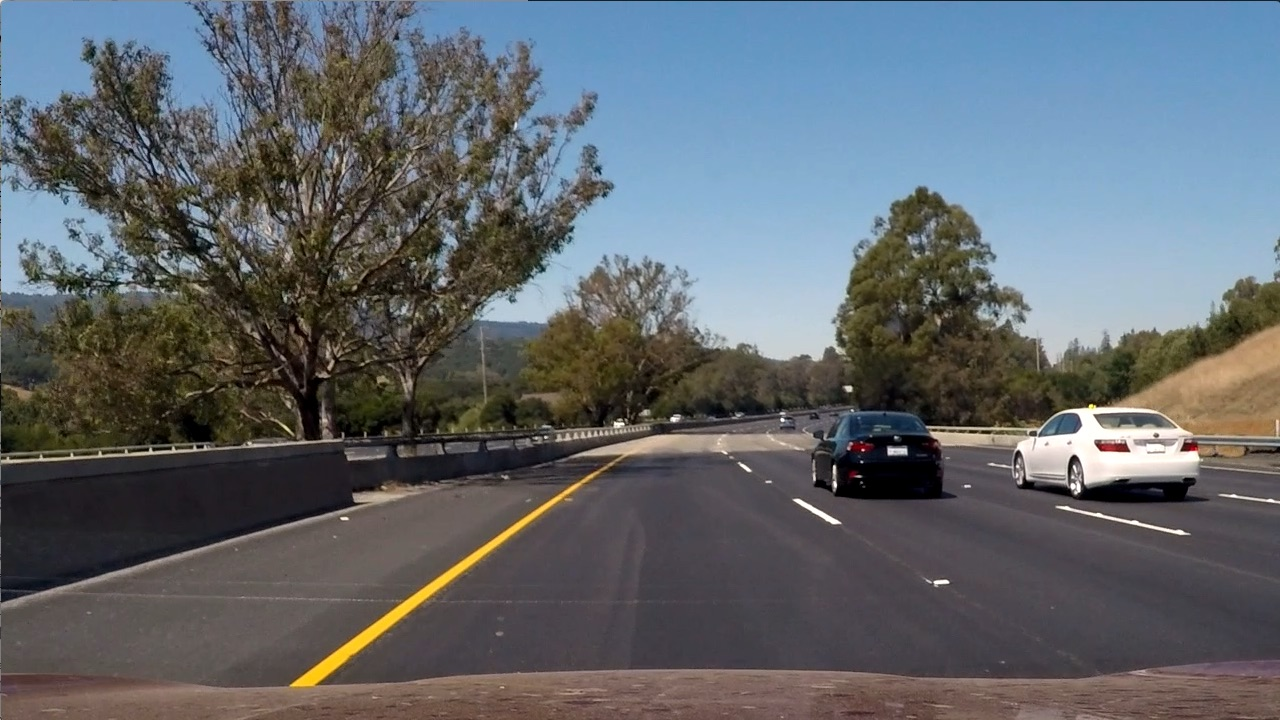
#> input picture test_images/test6.jpg, 1280 x 720 px, given in place of test1.jpg, which was not available; the run also reads 1 picture not shown here
$ jupyter execute --allow-errors gradiend_and_color_threholding.ipynb   (older library calls are emulated)
#> lines starting #> are read from the running program, lines starting #| are printed output that depends on the picture; after the words box and inside, x2 and y2 are one past the last pixel; in counts of white or black regions, pixels touching at a corner belong together; pictures that were not available may be replaced by others from this repository, and a replacement may not be noted
#> (reads calibration_data.pkl from the repository)
#> in line_filter, img is the input picture: shape (720, 1280, 3); mean B, G, R 107.9, 102.6, 97
### birdseye.py
from utils import show_dotted_image_using_cv2
import numpy as np
import cv2

class Birdseye(object):
    def __init__(self,source_points, dest_points, calibration_matrix, distortion_coefficient):
        self.spoints = source_points
        self.dpoints = dest_points
        self.src_point = np.array(source_points, np.float32)
        self.dest_points = np.array(dest_points, np.float32)
        self.camera_matrix = calibration_matrix
        self.dist_coef = distortion_coefficient

        self.warp_matrix = cv2.getPerspectiveTransform(self.src_point, self.dest_points)
        self.inv_warp_matrix = cv2.getPerspectiveTransform(self.dest_points, self.src_point)

    def undistort(self, image, show_dotted = False):
#> called with show_dotted = False
        image = cv2.undistort(image, self.camera_matrix, self.dist_coef, None, self.camera_matrix)

        if show_dotted:
          show_dotted_image_using_cv2(image, self.spoints)

        return image

    def sky_view(self, ground_image, show_dotted = False):
        image = self.undistort(ground_image)
        shape = (image.shape[1], image.shape[0])
        wrap_image = cv2.warpPerspective(image, self.warp_matrix, shape, flags = cv2.INTER_LINEAR)
        if show_dotted:
            show_dotted_image_using_cv2(wrap_image, self.dpoints)
        return wrap_image

    # [22 lines left out: function project, not called in this run]

### linefilter.py
from utils import roi, scale_abs
import numpy as np
import cv2

class LineFilter:
  def __init__(self, p):
    self.sat_thresh = p['sat_thresh']
    self.light_thresh = p['light_thresh']
    self.light_thresh_agr = p['light_thresh_agr']
    self.grad_min, self.grad_max = p['grad_thresh']
    self.mag_thresh, self.x_thresh = p['mag_thresh'], p['x_thresh']
    self.hls, self.l, self.s, self.z  = None, None, None, None
    self.color_cond1, self.color_cond2 = None, None
    self.sobel_cond1, self.sobel_cond2, self.sobel_cond3 = None, None, None

  def sobel_breakdown(self, img):
    self.apply(img)
    b1, b2, b3 = self.z.copy(), self.z.copy(), self.z.copy()
    b1[(self.sobel_cond1)] = 255
    b2[(self.sobel_cond2)] = 255
    b3[(self.sobel_cond3)] = 255
    return np.dstack((b1, b2,b3))

  def color_breakdown(self, img):
    self.apply(img)
    b1, b2 = self.z.copy(), self.z.copy()
    b1[(self.color_cond1)] = 255
    b2[(self.color_cond2)] = 255
    return np.dstack((b1, b2, self.z))

  def apply(self, rgb_image):
    self.hls = cv2.cvtColor(rgb_image, cv2.COLOR_RGB2HLS)
#> self.hls: shape (720, 1280, 3); mean of channels 0, 1, 2 84.2, 101, 55.9
    self.l = self.hls[:, :, 1]
    self.s = self.hls[:, :, 2]
    self.z = np.zeros_like(self.s)
    color_img = self.apply_color_mask()
    sobel_img = self.apply_sobel_mask()
    filtered_img = cv2.bitwise_or(sobel_img, color_img)
    return filtered_img

  def apply_color_mask(self):
    self.color_cond1 = (self.s > self.sat_thresh) & (self.l > self.light_thresh)
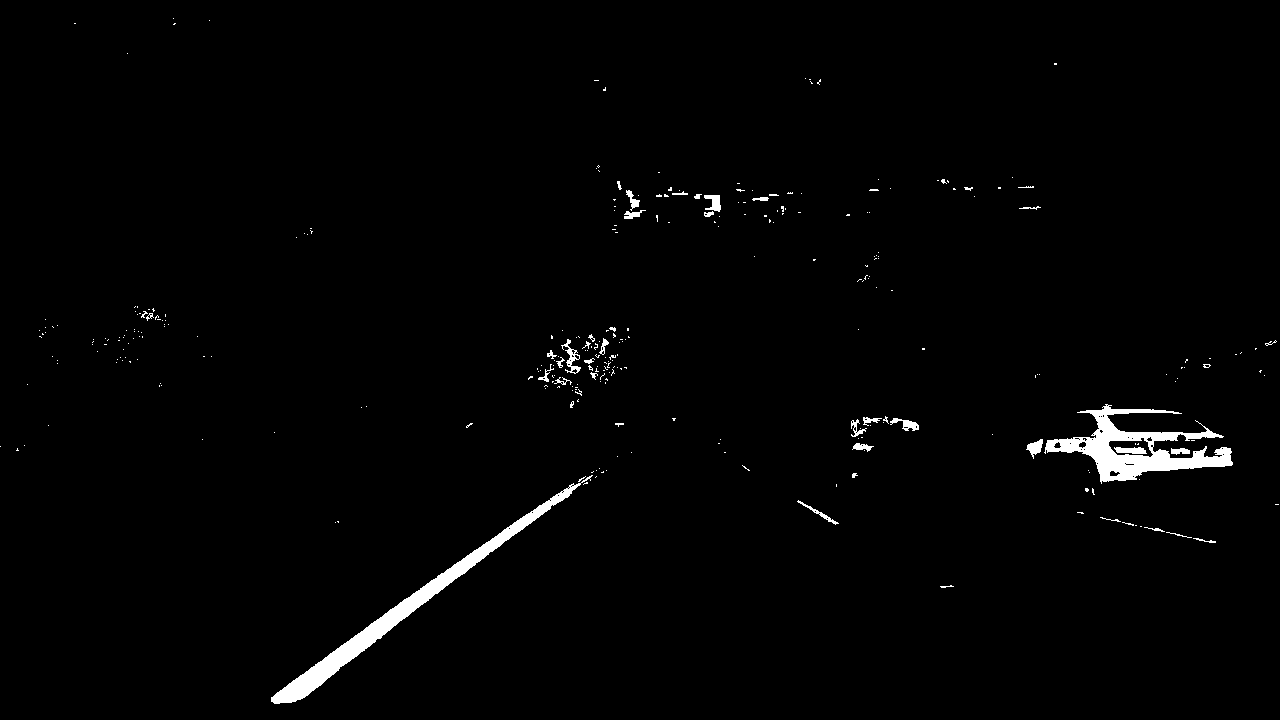
#> self.color_cond1: shape (720, 1280) bool; 1.5% white; 314 white regions (272 under 20 px), largest, box (x1, y1, x2, y2) and area: (271, 475, 593, 704) 5161, (1044, 404, 1233, 484) 5080, (561, 339, 581, 374) 219
    self.color_cond2 = self.l > self.light_thresh_agr
#> self.color_cond2: shape (720, 1280) bool; 1.2% white; 85 white regions (72 under 20 px), largest, box (x1, y1, x2, y2) and area: (1024, 409, 1234, 488) 7323, (705, 315, 823, 358) 2041, (1070, 511, 1221, 544) 361
    b = self.z.copy()
    b[(self.color_cond1 | self.color_cond2)] = 1
    return b

  def apply_sobel_mask(self):
    lx = cv2.Sobel(self.l, cv2.CV_64F, 1, 0, ksize = 5)
    ly = cv2.Sobel(self.l, cv2.CV_64F, 0, 1, ksize = 5)
    gradl = np.arctan2(np.absolute(ly), np.absolute(lx))
    l_mag = np.sqrt(lx**2 + ly**2)
    slm, slx, sly = scale_abs(l_mag), scale_abs(lx), scale_abs(ly)
    b = self.z.copy()
    self.sobel_cond1 = slm > self.mag_thresh
#> self.sobel_cond1: shape (720, 1280) bool; 10.7% white in thin lines or dots
    self.sobel_cond2 = slx > self.x_thresh
#> self.sobel_cond2: shape (720, 1280) bool; 12.3% white; 3656 white regions (2920 under 20 px), largest, box (x1, y1, x2, y2) and area: (54, 0, 248, 186) 8978, (226, 84, 379, 261) 7953, (268, 453, 629, 703) 2550
    self.sobel_cond3 = (gradl > self.grad_min) & (gradl < self.grad_max)
#> self.sobel_cond3: shape (720, 1280) bool; 45% white in thin lines or dots
#> in line_filter, `binary = lineFilter.apply(img)`: binary: shape (720, 1280); values 0 (black) and 1 (white), 4.7% white; 5395 white regions (5209 under 20 px), largest, box (x1, y1, x2, y2) and area: (1023, 404, 1236, 493) 8357, (268, 453, 629, 704) 5455, (705, 315, 823, 360) 2081
#> in undistort (call 2), `image = cv2.undistort(image, self.camera_matrix, self.dist_coef, None,..`: image: shape (720, 1280); values 0 (black) and 1 (white), 4.9% white; 4378 white regions (4173 under 20 px), largest, box (x1, y1, x2, y2) and area: (1032, 405, 1280, 498) 10191, (245, 453, 629, 720) 6055, (705, 315, 824, 360) 2080
#> in sky_view, `wrap_image = cv2.warpPerspective(image, self.warp_matrix, shape, flags..`: wrap_image: shape (720, 1280); values 0 (black) and 1 (white), 4.5% white; 38 white regions (10 under 20 px), largest, box (x1, y1, x2, y2) and area: (345, 0, 537, 720) 26402, (1050, 10, 1152, 196) 6250, (1007, 404, 1064, 519) 4091
    b[(self.sobel_cond1 & self.sobel_cond2 & self.sobel_cond3)] = 1
    return b


### utils.py
#from matplotlib.patches import Circle
#import matplotlib.pyplot as plt
import numpy as np
import cv2

# [12 lines left out: functions show_dotted_image_using_cv2, show_dotted_image_using_plt, not called in this run]

    # [9 lines of commented-out code are left out]

def scale_abs(x, m = 255):
  x = np.absolute(x)
  x = np.uint8(m * x / np.max(x))
  return x

def roi(gray, mn = 125, mx = 1200):
#> called with mn = 125, mx = 1200
  m = np.copy(gray) + 1
  m[:, :mn] = 0
  m[:, mx:] = 0
  return m

### gradiend_and_color_threholding.ipynb
[cell 1]
from linefilter import LineFilter
import matplotlib.pyplot as plt
from birdseye import Birdseye
from utils import roi
import numpy as np
import pickle
import cv2

[cell 2]
calibration_data = pickle.load(open("calibration_data.pkl","rb"))

camera_matrix = calibration_data["camera_matrix"]
dist_coef = calibration_data["distortion_coefficient"]

source_points = [(580, 460), (205, 720), (1110, 720), (703, 460)]
dest_points = [(320, 0), (320, 720), (960, 720), (960, 0)]

p = { 'sat_thresh': 120,
     'light_thresh': 40,
     'light_thresh_agr': 205,
     'grad_thresh': (0.7, 1.4),
     'mag_thresh': 40,
     'x_thresh': 20 }

birdEye = Birdseye(source_points, dest_points, camera_matrix, dist_coef)
lineFilter = LineFilter(p)

[cell 3]
def line_filter(path):
    img = cv2.imread(path)
    img = birdEye.undistort(img)
    binary = lineFilter.apply(img)
    masked_lane = np.logical_and(birdEye.sky_view(binary), roi(binary))
    sobel_img = birdEye.sky_view(lineFilter.sobel_breakdown(img))
#> call 2 of sky_view, with show_dotted = False
#> call 3 of undistort, with show_dotted = False
#> in undistort (call 3), `image = cv2.undistort(image, self.camera_matrix, self.dist_coef, None,..`:
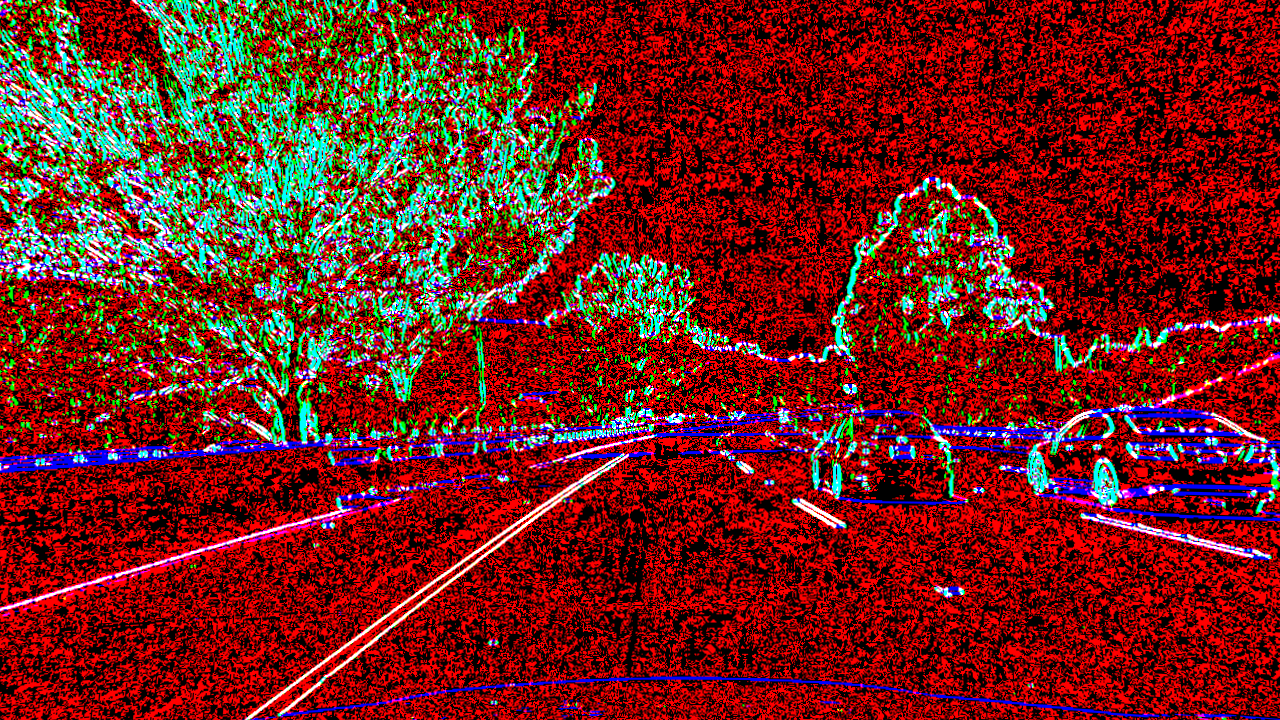
#> image: shape (720, 1280, 3); mean of channels 0, 1, 2 28.3, 32.5, 114.6; drawn as B, G, R
#> in sky_view (call 2), `image = self.undistort(ground_image)`:
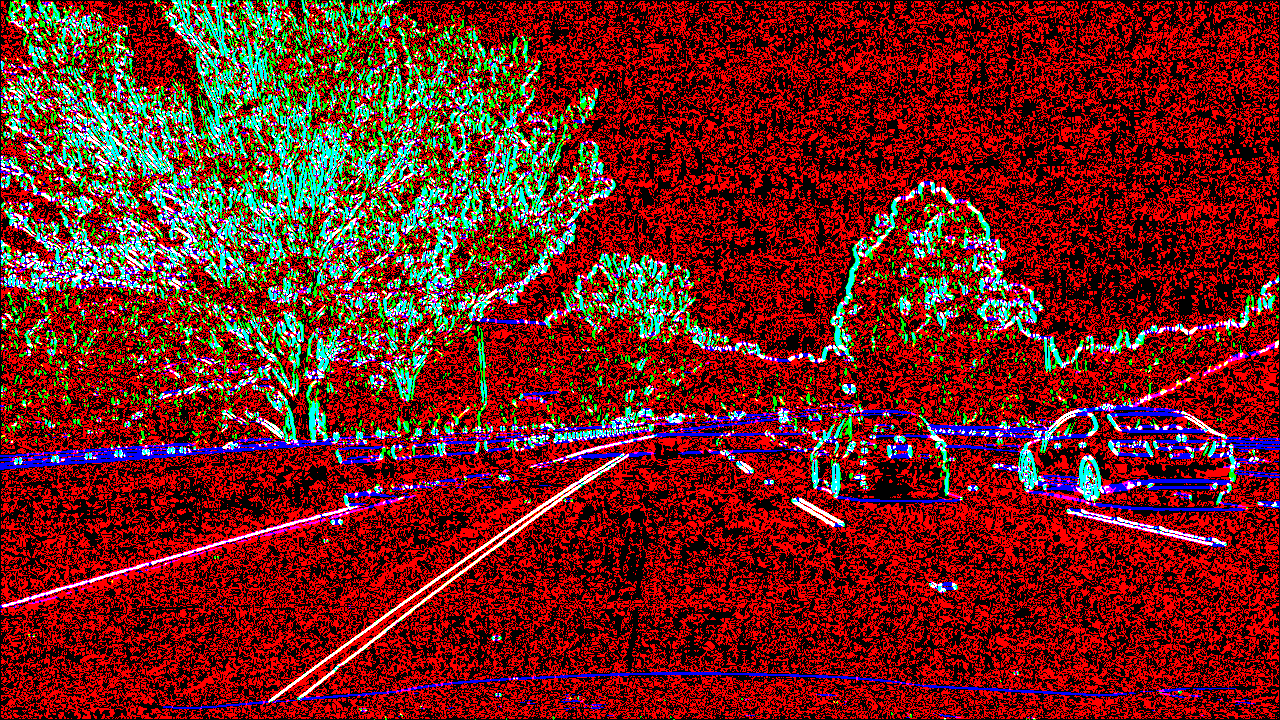
#> ground_image: shape (720, 1280, 3); mean of channels 0, 1, 2 27.2, 31.3, 114.7; drawn as B, G, R
    color_img = birdEye.sky_view(lineFilter.color_breakdown(img))
#> call 3 of sky_view, with show_dotted = False
#> in sky_view (call 3), `wrap_image = cv2.warpPerspective(image, self.warp_matrix, shape, flags..`:
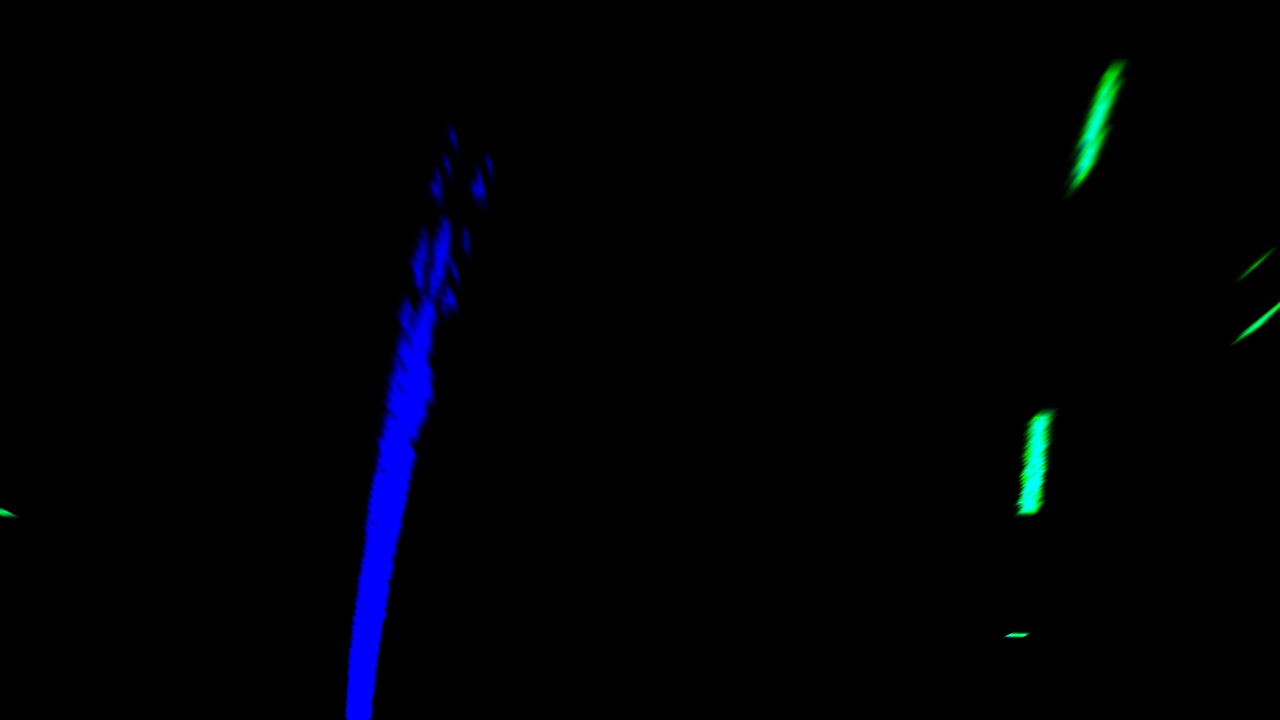
#> wrap_image: shape (720, 1280, 3); mean of channels 0, 1, 2 4.9, 1.2, 0; drawn as B, G, R
    show_images([color_img, sobel_img, masked_lane], per_row = 3, per_col = 1, W = 15, H = 5)

[cell 4]
def show_images(imgs, per_row = 3, per_col = 2, W = 10, H = 5, tdpi = 80):

#> called with per_row = 3, per_col = 1, W = 15, H = 5, tdpi = 80
    fig, ax = plt.subplots(per_col, per_row, figsize = (W, H), dpi = tdpi)
    ax = ax.ravel()

    for i in range(len(imgs)):
        img = imgs[i]
        ax[i].imshow(img)
#> this loop made 3 passes

    for i in range(per_row * per_col):
        ax[i].axis('off')

#> (a cell that did not finish here is left out)

[cell 6]
line_filter("test_images/test1.jpg")
#> the loop in show_images (call 2), `for i in range(len(imgs)):` made 3 passes
